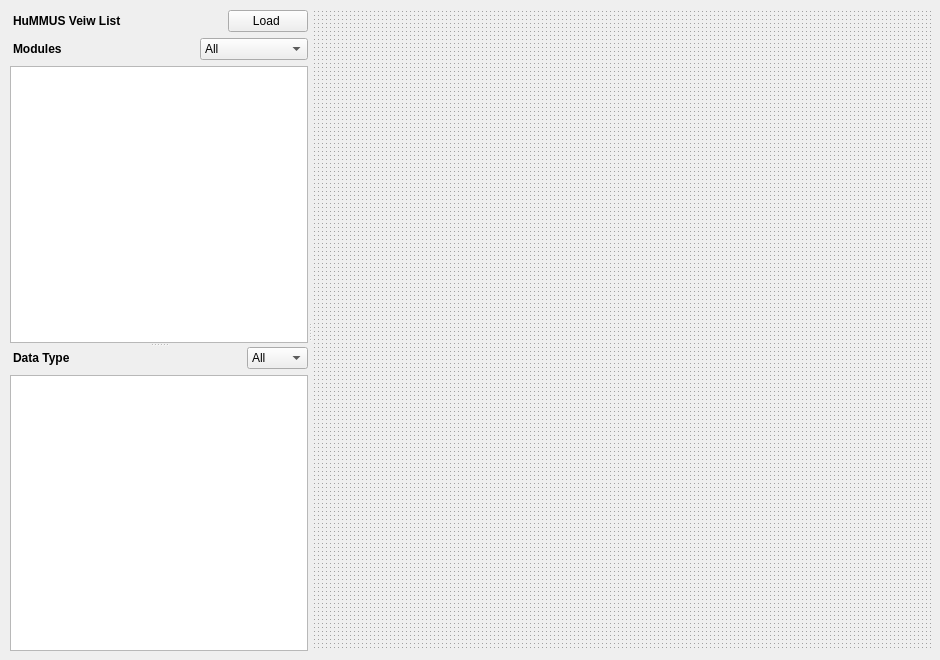
   <widget class="QWidget" name="VisualizationAnalysis">
    <attribute name="title">
     <string>Visualization/Analysis</string>
    </attribute>
    <widget class="QSplitter" name="VA_UpperMost_splitter">
     <property name="geometry">
      <rect>
       <x>10</x>
       <y>10</y>
       <width>921</width>
       <height>641</height>
      </rect>
     </property>
     <property name="orientation">
      <enum>Qt::Horizontal</enum>
     </property>
     <widget class="QWidget" name="layoutWidget">
      <layout class="QVBoxLayout" name="VA_HuMMUSViewList_VLayout">
       <item>
        <layout class="QHBoxLayout" name="horizontalLayout_96">
         <item>
          <widget class="QLabel" name="label_66">
           <property name="font">
            <font>
             <bold>true</bold>
            </font>
           </property>
           <property name="text">
            <string>HuMMUS Veiw List</string>
           </property>
           <property name="indent">
            <number>3</number>
           </property>
          </widget>
         </item>
         <item>
          <spacer name="horizontalSpacer_9">
           <property name="orientation">
            <enum>Qt::Horizontal</enum>
           </property>
           <property name="sizeHint" stdset="0">
            <size>
             <width>40</width>
             <height>20</height>
            </size>
           </property>
          </spacer>
         </item>
         <item>
          <widget class="QPushButton" name="VA_HuMMUSViewList_btn_load">
           <property name="text">
            <string>Load </string>
           </property>
          </widget>
         </item>
        </layout>
       </item>
       <item>
        <widget class="QSplitter" name="splitter_2">
         <property name="orientation">
          <enum>Qt::Vertical</enum>
         </property>
         <widget class="QWidget" name="verticalLayoutWidget_8">
          <layout class="QVBoxLayout" name="verticalLayout_12">
           <item>
            <layout class="QHBoxLayout" name="horizontalLayout_97">
             <item>
              <widget class="QLabel" name="label_67">
               <property name="font">
                <font>
                 <bold>true</bold>
                </font>
               </property>
               <property name="text">
                <string>Modules </string>
               </property>
               <property name="indent">
                <number>3</number>
               </property>
              </widget>
             </item>
             <item>
              <spacer name="horizontalSpacer_10">
               <property name="orientation">
                <enum>Qt::Horizontal</enum>
               </property>
               <property name="sizeHint" stdset="0">
                <size>
                 <width>40</width>
                 <height>20</height>
                </size>
               </property>
              </spacer>
             </item>
             <item>
              <widget class="QComboBox" name="VA_Modules_filter_cbb">
               <item>
                <property name="text">
                 <string>All</string>
                </property>
               </item>
               <item>
                <property name="text">
                 <string>Preprocessing</string>
                </property>
               </item>
               <item>
                <property name="text">
                 <string>Stat. Analysis</string>
                </property>
               </item>
               <item>
                <property name="text">
                 <string>Modeling</string>
                </property>
               </item>
              </widget>
             </item>
            </layout>
           </item>
           <item>
            <widget class="QTreeView" name="VA_HuMMUSViewList_tree">
             <property name="dragEnabled">
              <bool>true</bool>
             </property>
             <property name="dragDropMode">
              <enum>QAbstractItemView::DragOnly</enum>
             </property>
            </widget>
           </item>
          </layout>
         </widget>
         <widget class="QWidget" name="verticalLayoutWidget_7">
          <layout class="QVBoxLayout" name="verticalLayout_11">
           <item>
            <layout class="QHBoxLayout" name="horizontalLayout_98">
             <item>
              <widget class="QLabel" name="label_68">
               <property name="font">
                <font>
                 <bold>true</bold>
                </font>
               </property>
               <property name="text">
                <string>Data Type</string>
               </property>
               <property name="indent">
                <number>3</number>
               </property>
              </widget>
             </item>
             <item>
              <spacer name="horizontalSpacer_11">
               <property name="orientation">
                <enum>Qt::Horizontal</enum>
               </property>
               <property name="sizeHint" stdset="0">
                <size>
                 <width>40</width>
                 <height>20</height>
                </size>
               </property>
              </spacer>
             </item>
             <item>
              <widget class="QComboBox" name="VA_DataType_filter_cbb">
               <item>
                <property name="text">
                 <string>All</string>
                </property>
               </item>
               <item>
                <property name="text">
                 <string>Table</string>
                </property>
               </item>
               <item>
                <property name="text">
                 <string>Plot</string>
                </property>
               </item>
              </widget>
             </item>
            </layout>
           </item>
           <item>
            <widget class="QTreeView" name="VA_HuMMUSViewList_list"/>
           </item>
          </layout>
         </widget>
        </widget>
       </item>
      </layout>
     </widget>
     <widget class="QMdiArea" name="VA_MDIArea">
      <property name="background">
       <brush brushstyle="Dense7Pattern">
        <color alpha="255">
         <red>160</red>
         <green>160</green>
         <blue>160</blue>
        </color>
       </brush>
      </property>
     </widget>
    </widget>
   </widget>
